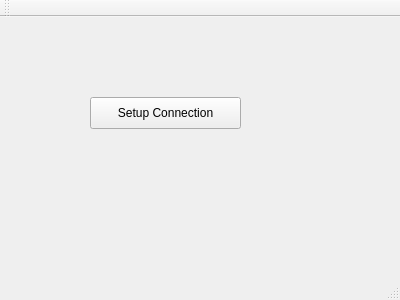
<?xml version="1.0" encoding="UTF-8"?>
<ui version="4.0">
 <class>MainWindow</class>
 <widget class="QMainWindow" name="MainWindow">
  <property name="geometry">
   <rect>
    <x>0</x>
    <y>0</y>
    <width>400</width>
    <height>300</height>
   </rect>
  </property>
  <property name="windowTitle">
   <string>MainWindow</string>
  </property>
  <widget class="QWidget" name="centralWidget">
   <widget class="QPushButton" name="pushButton">
    <property name="geometry">
     <rect>
      <x>90</x>
      <y>80</y>
      <width>151</width>
      <height>32</height>
     </rect>
    </property>
    <property name="text">
     <string>Setup Connection</string>
    </property>
   </widget>
  </widget>
  <widget class="QMenuBar" name="menuBar">
   <property name="geometry">
    <rect>
     <x>0</x>
     <y>0</y>
     <width>400</width>
     <height>22</height>
    </rect>
   </property>
  </widget>
  <widget class="QToolBar" name="mainToolBar">
   <attribute name="toolBarArea">
    <enum>TopToolBarArea</enum>
   </attribute>
   <attribute name="toolBarBreak">
    <bool>false</bool>
   </attribute>
  </widget>
  <widget class="QStatusBar" name="statusBar"/>
 </widget>
 <layoutdefault spacing="6" margin="11"/>
 <resources/>
 <connections/>
</ui>
